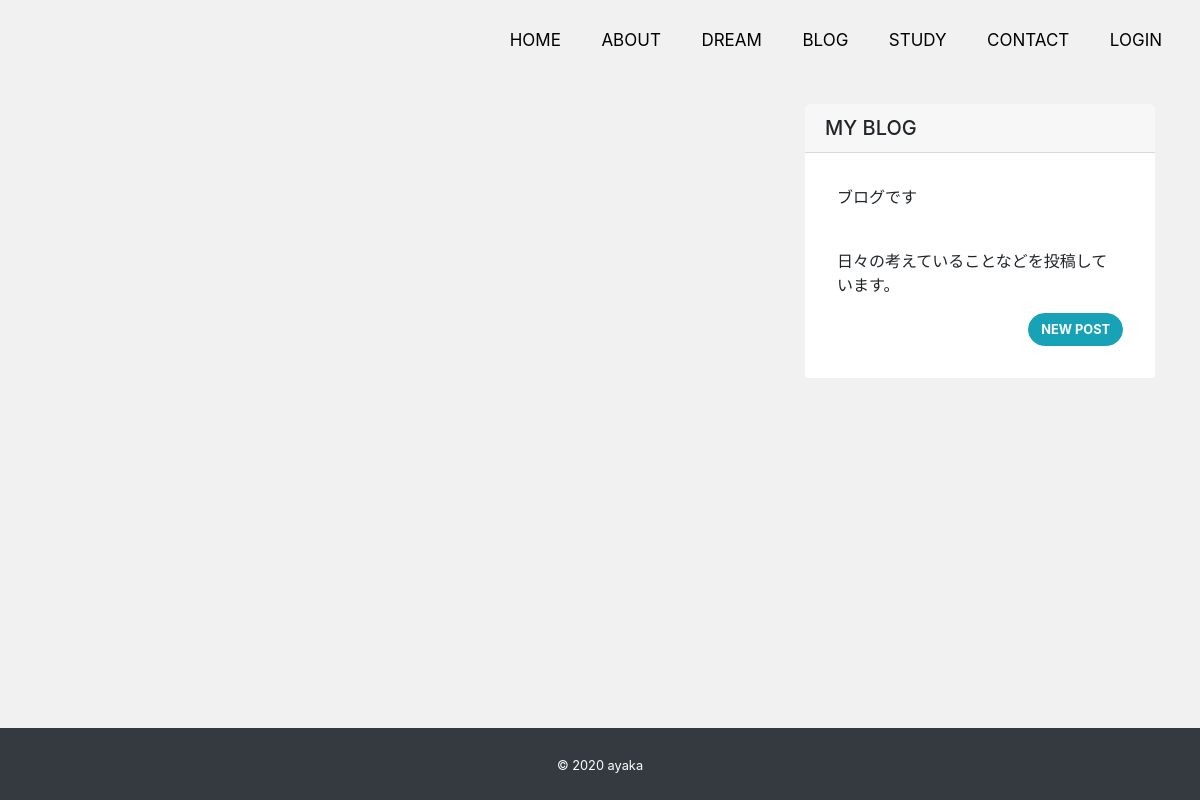
The page /blog/ on the database as committed earlier.
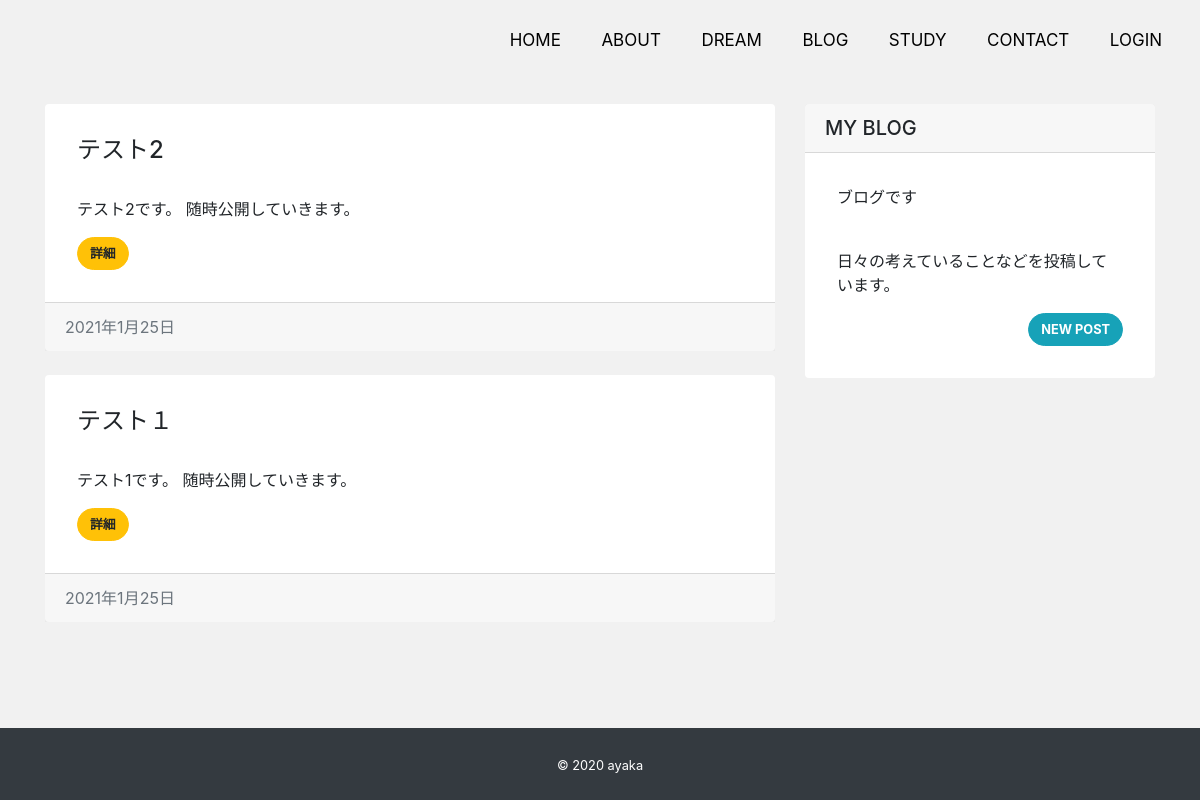
The same page on the database as committed later.
### blog/models.py (models this page shows, shortened)
class Post(models.Model):
    author = models.ForeignKey(settings.AUTH_USER_MODEL, on_delete=models.CASCADE)
    title = models.CharField("タイトル" , max_length=200)
    content = models.TextField("本文")
    created = models.DateTimeField("作成日" , default=timezone.now)

### blog/views.py (the view)
# urls.py: path('', views.IndexView.as_view(),name='indexHome'),
class IndexView(View):
    def get(self , request , *args, **kwargs):
        post_data = Post.objects.order_by('-id')
        return render(request , 'blog/index.html' , {
            'post_data' : post_data
        })

### blog/templates/blog/index.html (shortened to what this page needs)
{% extends "app/base.html" %}
{% block content %}
    <div class="row my-4">
        <div class="col-md-8">
            {% for post in post_data %}
                <div class="card mb-4">
                    <div class="card-body">
                        <h2 class="card-title">{{ post.title }}</h2>
                        <p class="card-text">{{ post.content | truncatechars:100 }}</p>
                        <div class="btn btn-warning">詳細</div>
                    </div>
                    <div class="card-footer text-muted">
                        {{ post.created|date }}
                    </div>
                </div>
            {% endfor %}
        </div>
        <div class="col-md-4">
            <div class="card">
                <h5 class="card-header">MY BLOG</h5>
                <div class="card-body">
                    <p>ブログです</p>
                    <p class="mb-0">
                        <br>
                        日々の考えていることなどを投稿しています。
                        <br>
                    </p>
                    <a class="postNew mt-3" href="{% url 'post_new'　%}"><button type="button" class="btn btn-info">NEW POST</button></a>
                </div>
            </div>
        </div>
    </div>
{% endblock %}

Rows that differ between the two databases and show on the page:
added Post: title "テスト2", content "テスト2です。 随時公開していきます。", created "2021年1月25日"
added Post: title "テスト１", content "テスト1です。 随時公開していきます。", created "2021年1月25日"
